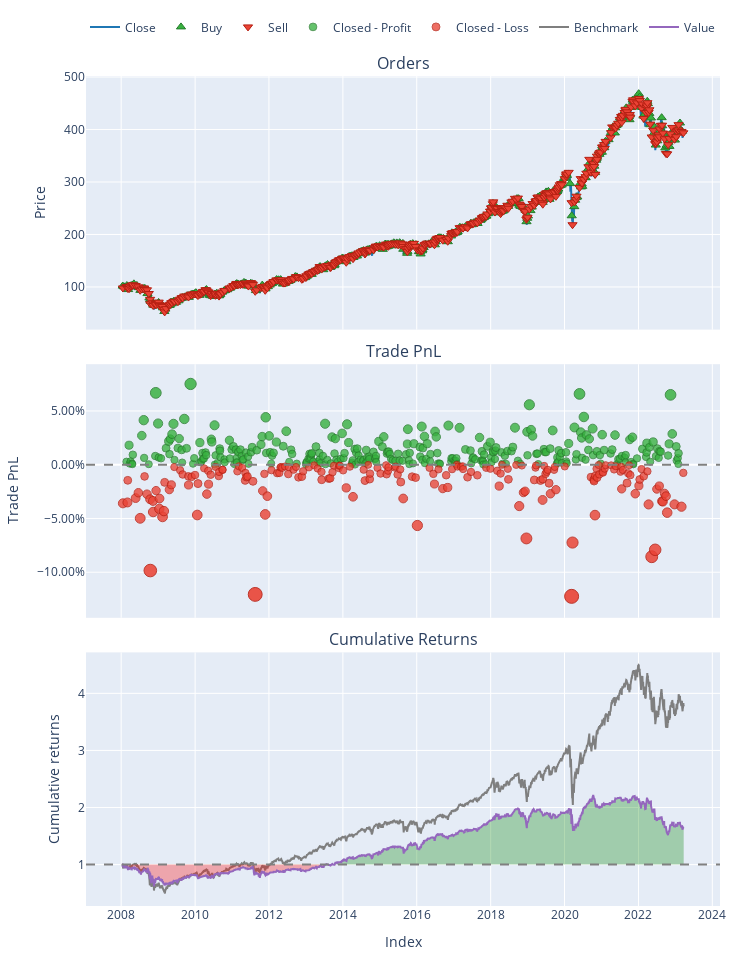

Notebook source saved alongside this figure:
### Code cell
portfolio.plot().show()

### Figure 1 — Plotly figure (JSON) as saved in the notebook; plotly's stock layout.template omitted (floating-point values rounded to 4 significant figures; data arrays with more than 128 entries replaced by an {"elided": "..."} marker saying what was removed)
{"data": [{"legendgroup": "0", "line": {"color": "#1f77b4"}, "name": "Close", "showlegend": true, "type": "scatter", "uid": "89e21ff5-0b20-4e81-bc49-8a4a8313cbfa", "x": {"elided": "3829 str values"}, "xaxis": "x", "y": {"elided": "3829 float values"}, "yaxis": "y"}, {"customdata": {"elided": "500x3 float values"}, "hovertemplate": "Order Id: %{customdata[0]}<br>Timestamp: %{x}<br>Price: %{y}<br>Size: %{customdata[1]:.6f}<br>Fees: %{customdata[2]:.6f}", "legendgroup": "1", "marker": {"color": "#37B13F", "line": {"color": "rgb(38,123,44)", "width": 1}, "size": 8, "symbol": "triangle-up"}, "mode": "markers", "name": "Buy", "type": "scatter", "uid": "ed963056-0860-459e-a746-5a7fe92ebbab", "x": {"elided": "500 str values"}, "xaxis": "x", "y": {"elided": "500 float values"}, "yaxis": "y"}, {"customdata": {"elided": "500x3 float values"}, "hovertemplate": "Order Id: %{customdata[0]}<br>Timestamp: %{x}<br>Price: %{y}<br>Size: %{customdata[1]:.6f}<br>Fees: %{customdata[2]:.6f}", "legendgroup": "2", "marker": {"color": "#EA4335", "line": {"color": "rgb(181,31,18)", "width": 1}, "size": 8, "symbol": "triangle-down"}, "mode": "markers", "name": "Sell", "type": "scatter", "uid": "6bd1c19d-22dc-488e-9259-ae982b952b02", "x": {"elided": "500 str values"}, "xaxis": "x", "y": {"elided": "500 float values"}, "yaxis": "y"}, {"customdata": {"elided": "303x4 float values"}, "hovertemplate": "Exit Trade Id: %{customdata[0]}<br>Position Id: %{customdata[1]}<br>Exit Timestamp: %{x}<br>PnL: %{customdata[2]:.6f}<br>Return: %{customdata[3]:.2%}", "legendgroup": "3", "marker": {"color": "#37B13F", "line": {"color": "rgb(38,123,44)", "width": 1}, "opacity": {"elided": "303 float values"}, "size": {"elided": "303 float values"}, "symbol": "circle"}, "mode": "markers", "name": "Closed - Profit", "type": "scatter", "uid": "662ce93f-d8c8-4549-a1c8-dbcd1c0c2f29", "x": {"elided": "303 str values"}, "xaxis": "x2", "y": {"elided": "303 float values"}, "yaxis": "y2"}, {"customdata": {"elided": "193x4 float values"}, "hovertemplate": "Exit Trade Id: %{customdata[0]}<br>Position Id: %{customdata[1]}<br>Exit Timestamp: %{x}<br>PnL: %{customdata[2]:.6f}<br>Return: %{customdata[3]:.2%}", "legendgroup": "4", "marker": {"color": "#EA4335", "line": {"color": "rgb(181,31,18)", "width": 1}, "opacity": {"elided": "193 float values"}, "size": {"elided": "193 float values"}, "symbol": "circle"}, "mode": "markers", "name": "Closed - Loss", "type": "scatter", "uid": "f66c480b-0c6e-4baa-8f10-662c63ad5df3", "x": {"elided": "193 str values"}, "xaxis": "x2", "y": {"elided": "193 float values"}, "yaxis": "y2"}, {"legendgroup": "5", "line": {"color": "#7f7f7f"}, "name": "Benchmark", "showlegend": true, "type": "scatter", "uid": "1f1bd99e-2cc2-4d92-b418-e719fb04666b", "x": {"elided": "3829 str values"}, "xaxis": "x3", "y": {"elided": "3829 float values"}, "yaxis": "y3"}, {"hoverinfo": "skip", "legendgroup": "6", "line": {"color": "rgba(0, 0, 0, 0)", "width": 0}, "opacity": 0, "showlegend": false, "type": "scatter", "uid": "eb97f02a-493e-4b94-92b7-995f33acbb61", "x": {"elided": "3829 str values"}, "xaxis": "x3", "y": {"elided": "3829 int values"}, "yaxis": "y3"}, {"connectgaps": false, "fill": "tonexty", "fillcolor": "rgba(0, 128, 0, 0.3)", "hoverinfo": "skip", "legendgroup": "6", "line": {"color": "rgba(0, 0, 0, 0)", "width": 0}, "opacity": 0, "showlegend": false, "type": "scatter", "uid": "c98b69a8-9ff2-4dc5-8cbb-57ceed305a6f", "x": {"elided": "3829 str values"}, "xaxis": "x3", "y": {"elided": "3829 float values"}, "yaxis": "y3"}, {"hoverinfo": "skip", "legendgroup": "6", "line": {"color": "rgba(0, 0, 0, 0)", "width": 0}, "opacity": 0, "showlegend": false, "type": "scatter", "uid": "fb460e03-0e31-417e-a270-ea6c882537c4", "x": {"elided": "3829 str values"}, "xaxis": "x3", "y": {"elided": "3829 int values"}, "yaxis": "y3"}, {"connectgaps": false, "fill": "tonexty", "fillcolor": "rgba(255, 0, 0, 0.3)", "hoverinfo": "skip", "legendgroup": "6", "line": {"color": "rgba(0, 0, 0, 0)", "width": 0}, "opacity": 0, "showlegend": false, "type": "scatter", "uid": "7fbdaba7-d993-438e-aa34-22d2fa6c6c57", "x": {"elided": "3829 str values"}, "xaxis": "x3", "y": {"elided": "3829 float values"}, "yaxis": "y3"}, {"legendgroup": "7", "line": {"color": "#9467bd"}, "name": "Value", "showlegend": true, "type": "scatter", "uid": "803acae8-a84a-4f71-adc7-1af4158bb61b", "x": {"elided": "3829 str values"}, "xaxis": "x3", "y": {"elided": "3829 float values"}, "yaxis": "y3"}, {"hoverinfo": "skip", "legendgroup": "6", "line": {"color": "rgba(0, 0, 0, 0)", "width": 0}, "opacity": 0, "showlegend": false, "type": "scatter", "uid": "6f44a26d-517a-472d-b710-e6ce16342e93", "x": {"elided": "3829 str values"}, "xaxis": "x3", "y": {"elided": "3829 int values"}, "yaxis": "y3"}], "layout": {"annotations": [{"font": {"size": 16}, "showarrow": false, "text": "Orders", "x": 0.5, "xanchor": "center", "xref": "paper", "y": 1, "yanchor": "bottom", "yref": "paper"}, {"font": {"size": 16}, "showarrow": false, "text": "Trade PnL", "x": 0.5, "xanchor": "center", "xref": "paper", "y": 0.6528, "yanchor": "bottom", "yref": "paper"}, {"font": {"size": 16}, "showarrow": false, "text": "Cumulative Returns", "x": 0.5, "xanchor": "center", "xref": "paper", "y": 0.3056, "yanchor": "bottom", "yref": "paper"}], "height": 960, "legend": {"orientation": "h", "traceorder": "normal", "x": 1, "xanchor": "right", "y": 1.042, "yanchor": "bottom"}, "margin": {"b": 30, "l": 30, "r": 30, "t": 30}, "shapes": [{"line": {"color": "gray", "dash": "dash"}, "type": "line", "x0": 0, "x1": 1, "xref": "paper", "y0": 0, "y1": 0, "yref": "y2"}, {"line": {"color": "gray", "dash": "dash"}, "type": "line", "x0": 0, "x1": 1, "xref": "paper", "y0": 1, "y1": 1, "yref": "y3"}], "showlegend": true, "width": 750, "xaxis": {"anchor": "y", "domain": [0, 1], "matches": "x3", "showticklabels": false}, "xaxis2": {"anchor": "y2", "domain": [0, 1], "matches": "x3", "showticklabels": false}, "xaxis3": {"anchor": "y3", "domain": [0, 1], "title": {"text": "Index"}}, "yaxis": {"anchor": "x", "domain": [0.6944, 1], "title": {"text": "Price"}}, "yaxis2": {"anchor": "x2", "domain": [0.3472, 0.6528], "tickformat": ".2%", "title": {"text": "Trade PnL"}}, "yaxis3": {"anchor": "x3", "domain": [0, 0.3056], "title": {"text": "Cumulative returns"}}}}
